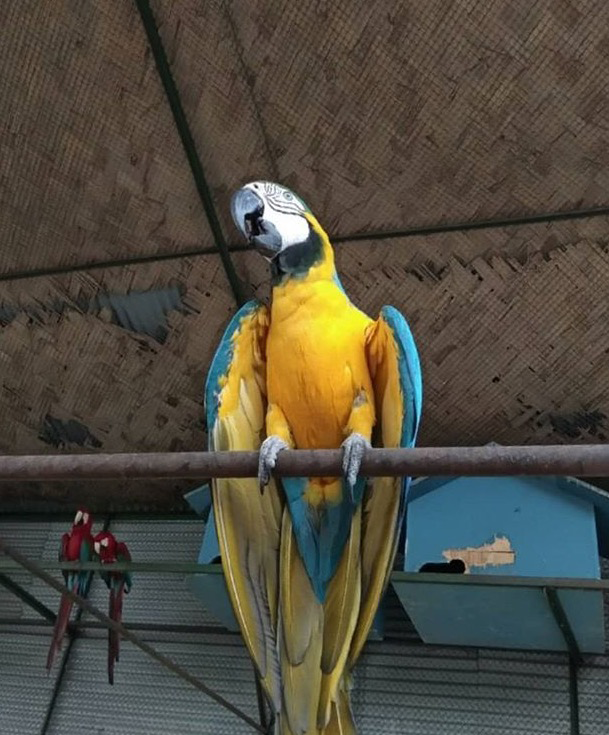
#> input picture lab-5/Parrot.png, 609 x 735 px, found by its file name
$ jupyter execute lab-5.ipynb   (older library calls are emulated)
#> lines starting #> are read from the running program, lines starting #| are printed output that depends on the picture
[cell 1]
import cv2
import numpy as np
import matplotlib.pyplot as plt
# Read the image
image = cv2.imread(r'C:\Users\moham\Desktop\lab-5\Parrot.png')
#> image is the input picture: shape (735, 609, 3); mean B, G, R 63, 74.9, 79.3
image = cv2.cvtColor(image, cv2.COLOR_BGR2RGB)

#### TASK-1

[cell 2]
# Create a 7x7 box filter
kernel = np.ones((7, 7), dtype=np.float32) / 49

# Convolve the image with the box filter
smoothed = cv2.filter2D(image, -1, kernel)

# Plot original and smoothed images
fig, ax = plt.subplots(1, 2, figsize=(10, 5))

ax[0].imshow(image)
ax[0].set_title("Original Image")
ax[0].axis("off")

ax[1].imshow(smoothed)
ax[1].set_title("Smoothed (7x7 Box Filter)")
ax[1].axis("off")

plt.show()
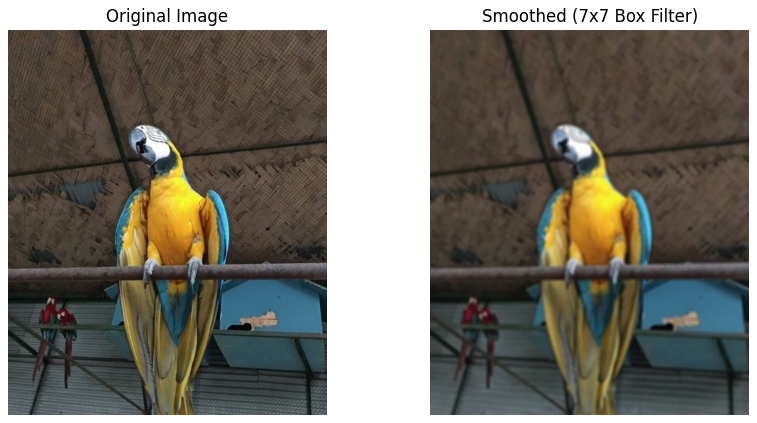
#> figure drawn by matplotlib, 2 panels

### TASK-2

[cell 3]
# Apply Gaussian filters
blurred_5 = cv2.GaussianBlur(image, (5, 5), sigmaX=0)
blurred_21 = cv2.GaussianBlur(image, (21, 21), sigmaX=0)
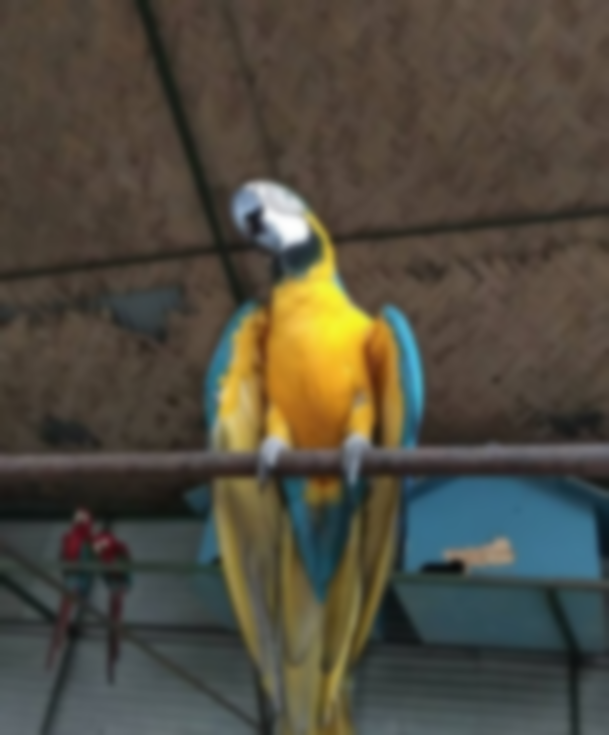
#> blurred_21: shape (735, 609, 3); mean R, G, B 79.3, 74.9, 63

# Plot original and filtered images
fig, ax = plt.subplots(1, 3, figsize=(15, 5))

ax[0].imshow(image)
ax[0].set_title("Original Image")
ax[0].axis("off")

ax[1].imshow(blurred_5)
ax[1].set_title("Gaussian Filter (5x5)")
ax[1].axis("off")

ax[2].imshow(blurred_21)
ax[2].set_title("Gaussian Filter (21x21)")
ax[2].axis("off")

plt.show()
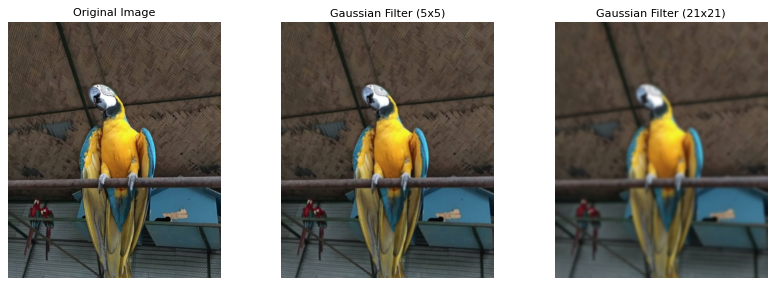
#> figure drawn by matplotlib, 3 panels

### TASK-3

[cell 4]
# Convert image to float32 for processing
image_float = image.astype(np.float32) / 255.0

# Apply a 3x3 Laplacian filter
laplacian = cv2.Laplacian(image_float, cv2.CV_32F, ksize=3)
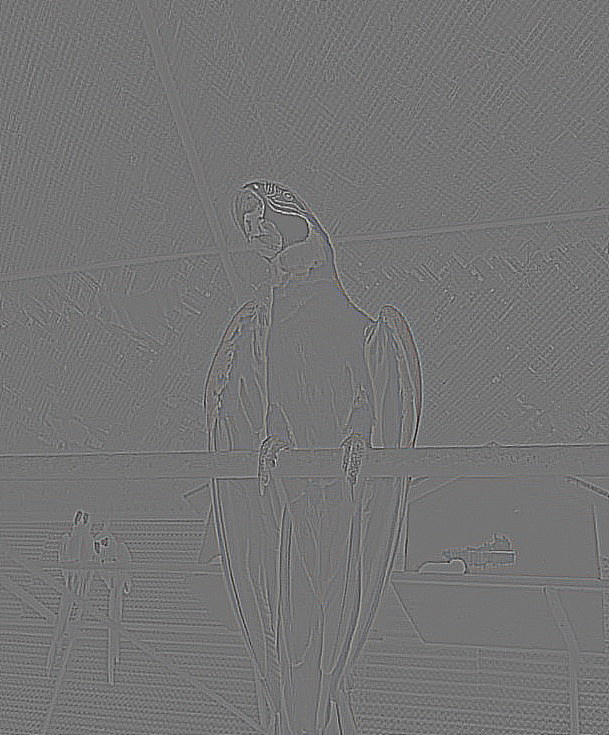
#> laplacian: shape (735, 609, 3) float32; mean R, G, B -3.81e-05, -3.39e-05, -3.14e-05; drawn with min black and max white

# Sharpen the image
sharpened = np.clip(image_float - laplacian, 0, 1)
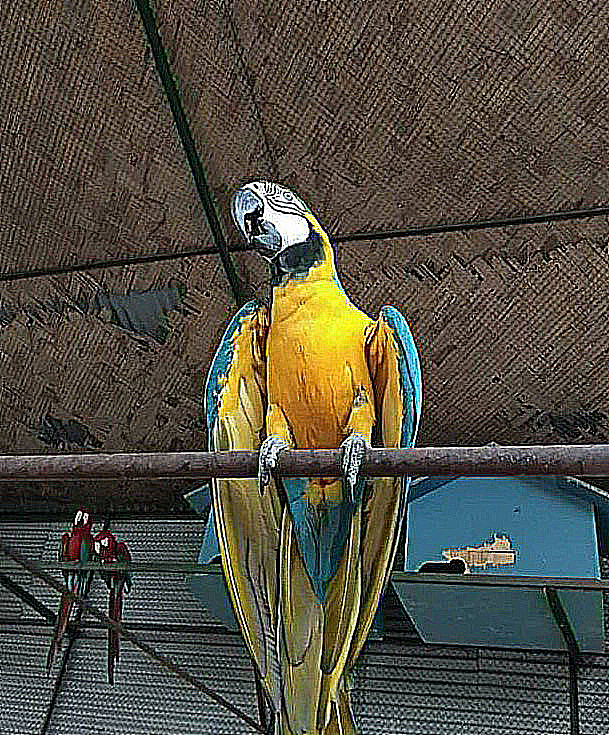
#> sharpened: shape (735, 609, 3) float32; mean R, G, B 0.32, 0.304, 0.262

# Prepare the Laplacian result for display
laplacian_display = cv2.normalize(
    laplacian, None, 0, 1, cv2.NORM_MINMAX
)
laplacian_display = np.clip(laplacian_display, 0, 1)

# Plot original, Laplacian, and sharpened images
fig, ax = plt.subplots(1, 3, figsize=(15, 5))

ax[0].imshow(image)
ax[0].set_title("Original Image")
ax[0].axis("off")

ax[1].imshow(laplacian_display)
ax[1].set_title("Laplacian Filter (3x3)")
ax[1].axis("off")

ax[2].imshow(sharpened)
ax[2].set_title("Sharpened Image")
ax[2].axis("off")

plt.show()
